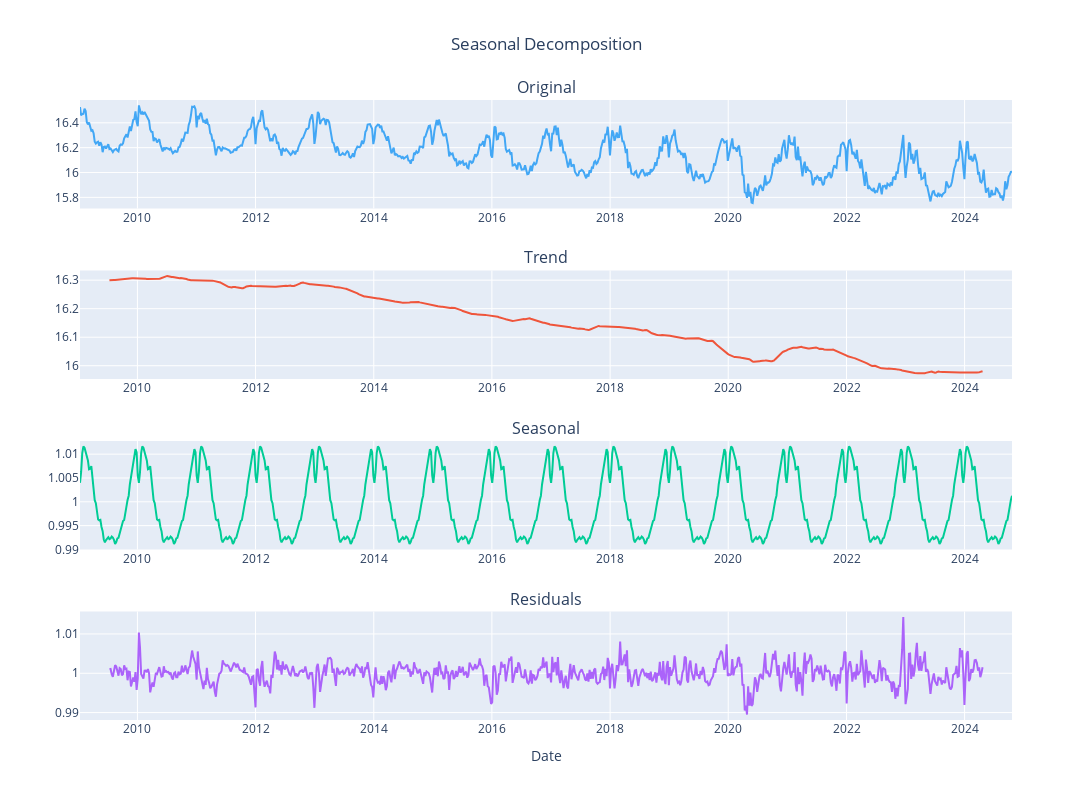

Notebook code for this chart:
### Code cell
fig_decomp_mul = make_subplots(rows=4, cols=1, shared_yaxes=True,  subplot_titles=['Original','Trend','Seasonal','Residuals'], vertical_spacing=0.1)

fig_decomp_mul.append_trace(go.Scatter(x=data.index, y=data.log_demand, mode='lines',line=dict(color='#42a7f5')), row=1, col=1)
fig_decomp_mul.append_trace(go.Scatter(x=data.index, y=mul_trend, mode='lines'), row=2, col=1)
fig_decomp_mul.append_trace(go.Scatter(x=data.index, y=mul_seasonal, mode='lines'), row=3, col=1)
fig_decomp_mul.append_trace(go.Scatter(x=data.index, y=mul_resids, mode='lines'), row=4, col=1)

fig_decomp_mul.update_xaxes(
    title_text='Date',
    row=4, col=1
)

fig_decomp_mul.update_layout(height=800, width=1350, showlegend=False, title_text='Seasonal Decomposition', title_x=0.5)
fig_decomp_mul.show()

### Figure 1 — Plotly figure (JSON) as saved in the notebook; plotly's stock layout.template omitted (floating-point values rounded to 4 significant figures; data arrays with more than 128 entries replaced by an {"elided": "..."} marker saying what was removed)
{"data": [{"line": {"color": "#42a7f5"}, "mode": "lines", "type": "scatter", "x": {"elided": "824 str values"}, "xaxis": "x", "y": {"elided": "824 float values"}, "yaxis": "y"}, {"mode": "lines", "type": "scatter", "x": {"elided": "824 str values"}, "xaxis": "x2", "y": {"elided": "824 float values"}, "yaxis": "y2"}, {"mode": "lines", "type": "scatter", "x": {"elided": "824 str values"}, "xaxis": "x3", "y": {"elided": "824 float values"}, "yaxis": "y3"}, {"mode": "lines", "type": "scatter", "x": {"elided": "824 str values"}, "xaxis": "x4", "y": {"elided": "824 float values"}, "yaxis": "y4"}], "layout": {"annotations": [{"font": {"size": 16}, "showarrow": false, "text": "Original", "x": 0.5, "xanchor": "center", "xref": "paper", "y": 1, "yanchor": "bottom", "yref": "paper"}, {"font": {"size": 16}, "showarrow": false, "text": "Trend", "x": 0.5, "xanchor": "center", "xref": "paper", "y": 0.725, "yanchor": "bottom", "yref": "paper"}, {"font": {"size": 16}, "showarrow": false, "text": "Seasonal", "x": 0.5, "xanchor": "center", "xref": "paper", "y": 0.45, "yanchor": "bottom", "yref": "paper"}, {"font": {"size": 16}, "showarrow": false, "text": "Residuals", "x": 0.5, "xanchor": "center", "xref": "paper", "y": 0.175, "yanchor": "bottom", "yref": "paper"}], "height": 800, "showlegend": false, "title": {"text": "Seasonal Decomposition", "x": 0.5}, "width": 1350, "xaxis": {"anchor": "y", "autorange": true, "domain": [0, 1], "range": ["2009-01-11", "2024-10-20"], "type": "date"}, "xaxis2": {"anchor": "y2", "autorange": true, "domain": [0, 1], "range": ["2009-01-11", "2024-10-20"], "type": "date"}, "xaxis3": {"anchor": "y3", "autorange": true, "domain": [0, 1], "range": ["2009-01-11", "2024-10-20"], "type": "date"}, "xaxis4": {"anchor": "y4", "autorange": true, "domain": [0, 1], "range": ["2009-01-11", "2024-10-20"], "title": {"text": "Date"}, "type": "date"}, "yaxis": {"anchor": "x", "autorange": true, "domain": [0.825, 1], "range": [15.71, 16.58], "type": "linear"}, "yaxis2": {"anchor": "x2", "autorange": true, "domain": [0.55, 0.725], "range": [15.95, 16.33], "type": "linear"}, "yaxis3": {"anchor": "x3", "autorange": true, "domain": [0.275, 0.45], "range": [0.99, 1.013], "type": "linear"}, "yaxis4": {"anchor": "x4", "autorange": true, "domain": [0, 0.175], "range": [0.9881, 1.016], "type": "linear"}}}
